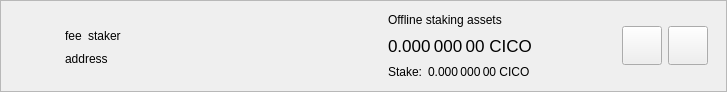
<?xml version="1.0" encoding="UTF-8"?>
<ui version="4.0">
 <class>DelegationItemWidget</class>
 <widget class="QWidget" name="DelegationItemWidget">
  <property name="geometry">
   <rect>
    <x>0</x>
    <y>0</y>
    <width>727</width>
    <height>92</height>
   </rect>
  </property>
  <property name="sizePolicy">
   <sizepolicy hsizetype="Preferred" vsizetype="Maximum">
    <horstretch>0</horstretch>
    <verstretch>0</verstretch>
   </sizepolicy>
  </property>
  <property name="windowTitle">
   <string>Form</string>
  </property>
  <layout class="QVBoxLayout" name="verticalLayout_2">
   <property name="spacing">
    <number>0</number>
   </property>
   <property name="leftMargin">
    <number>0</number>
   </property>
   <property name="topMargin">
    <number>0</number>
   </property>
   <property name="rightMargin">
    <number>0</number>
   </property>
   <property name="bottomMargin">
    <number>0</number>
   </property>
   <item>
    <widget class="QFrame" name="delegationItemFrame">
     <property name="frameShape">
      <enum>QFrame::StyledPanel</enum>
     </property>
     <property name="frameShadow">
      <enum>QFrame::Raised</enum>
     </property>
     <layout class="QHBoxLayout" name="horizontalLayout">
      <property name="topMargin">
       <number>0</number>
      </property>
      <property name="bottomMargin">
       <number>0</number>
      </property>
      <item>
       <widget class="QLabel" name="delegationLogo">
        <property name="sizePolicy">
         <sizepolicy hsizetype="Fixed" vsizetype="Fixed">
          <horstretch>0</horstretch>
          <verstretch>0</verstretch>
         </sizepolicy>
        </property>
        <property name="minimumSize">
         <size>
          <width>40</width>
          <height>40</height>
         </size>
        </property>
        <property name="alignment">
         <set>Qt::AlignCenter</set>
        </property>
       </widget>
      </item>
      <item>
       <widget class="QStackedWidget" name="stackedWidget">
        <property name="currentIndex">
         <number>0</number>
        </property>
        <widget class="QWidget" name="page">
         <layout class="QHBoxLayout" name="horizontalLayout_4">
          <item>
           <layout class="QHBoxLayout" name="horizontalLayout_3">
            <item>
             <layout class="QVBoxLayout" name="verticalLayout">
              <property name="rightMargin">
               <number>15</number>
              </property>
              <item>
               <spacer name="verticalSpacer_2">
                <property name="orientation">
                 <enum>Qt::Vertical</enum>
                </property>
                <property name="sizeHint" stdset="0">
                 <size>
                  <width>20</width>
                  <height>0</height>
                 </size>
                </property>
               </spacer>
              </item>
              <item alignment="Qt::AlignLeft">
               <widget class="QWidget" name="widgetDelegation" native="true">
                <property name="minimumSize">
                 <size>
                  <width>280</width>
                  <height>0</height>
                 </size>
                </property>
                <layout class="QHBoxLayout" name="horizontalLayout_2" stretch="0,0,1">
                 <property name="leftMargin">
                  <number>0</number>
                 </property>
                 <property name="topMargin">
                  <number>0</number>
                 </property>
                 <property name="rightMargin">
                  <number>0</number>
                 </property>
                 <property name="bottomMargin">
                  <number>0</number>
                 </property>
                 <item alignment="Qt::AlignLeft">
                  <widget class="QLabel" name="labelFee">
                   <property name="text">
                    <string>fee</string>
                   </property>
                   <property name="textInteractionFlags">
                    <set>Qt::LinksAccessibleByMouse|Qt::TextSelectableByMouse</set>
                   </property>
                  </widget>
                 </item>
                 <item alignment="Qt::AlignLeft">
                  <widget class="QLabel" name="labelStaker">
                   <property name="text">
                    <string>staker</string>
                   </property>
                   <property name="textInteractionFlags">
                    <set>Qt::LinksAccessibleByMouse|Qt::TextSelectableByMouse</set>
                   </property>
                  </widget>
                 </item>
                 <item>
                  <spacer name="horizontalSpacer">
                   <property name="orientation">
                    <enum>Qt::Horizontal</enum>
                   </property>
                   <property name="sizeType">
                    <enum>QSizePolicy::Minimum</enum>
                   </property>
                   <property name="sizeHint" stdset="0">
                    <size>
                     <width>0</width>
                     <height>20</height>
                    </size>
                   </property>
                  </spacer>
                 </item>
                </layout>
               </widget>
              </item>
              <item alignment="Qt::AlignLeft">
               <widget class="QLabel" name="labelAddress">
                <property name="text">
                 <string>address</string>
                </property>
                <property name="textInteractionFlags">
                 <set>Qt::LinksAccessibleByMouse|Qt::TextSelectableByMouse</set>
                </property>
               </widget>
              </item>
              <item>
               <spacer name="verticalSpacer">
                <property name="orientation">
                 <enum>Qt::Vertical</enum>
                </property>
                <property name="sizeHint" stdset="0">
                 <size>
                  <width>20</width>
                  <height>0</height>
                 </size>
                </property>
               </spacer>
              </item>
             </layout>
            </item>
            <item>
             <widget class="QWidget" name="vLineAssets" native="true">
              <property name="minimumSize">
               <size>
                <width>1</width>
                <height>0</height>
               </size>
              </property>
             </widget>
            </item>
            <item>
             <widget class="QWidget" name="widgetStakingAssets" native="true">
              <property name="sizePolicy">
               <sizepolicy hsizetype="Minimum" vsizetype="Preferred">
                <horstretch>0</horstretch>
                <verstretch>0</verstretch>
               </sizepolicy>
              </property>
              <layout class="QVBoxLayout" name="verticalLayout_3">
               <property name="leftMargin">
                <number>15</number>
               </property>
               <property name="topMargin">
                <number>0</number>
               </property>
               <property name="rightMargin">
                <number>15</number>
               </property>
               <property name="bottomMargin">
                <number>0</number>
               </property>
               <item>
                <widget class="QLabel" name="labelAssetsText">
                 <property name="text">
                  <string>Offline staking assets</string>
                 </property>
                 <property name="alignment">
                  <set>Qt::AlignLeading|Qt::AlignLeft|Qt::AlignVCenter</set>
                 </property>
                </widget>
               </item>
               <item>
                <widget class="QLabel" name="labelAssets">
                 <property name="font">
                  <font>
                   <pointsize>13</pointsize>
                  </font>
                 </property>
                 <property name="cursor">
                  <cursorShape>IBeamCursor</cursorShape>
                 </property>
                 <property name="toolTip">
                  <string>Your current spendable balance</string>
                 </property>
                 <property name="text">
                  <string notr="true">0.000 000 00 CICO</string>
                 </property>
                 <property name="alignment">
                  <set>Qt::AlignLeading|Qt::AlignLeft|Qt::AlignVCenter</set>
                 </property>
                 <property name="textInteractionFlags">
                  <set>Qt::LinksAccessibleByMouse|Qt::TextSelectableByMouse</set>
                 </property>
                </widget>
               </item>
               <item>
                <layout class="QHBoxLayout" name="horizontalLayout_6">
                 <property name="spacing">
                  <number>6</number>
                 </property>
                 <item>
                  <widget class="QLabel" name="labelStakeText">
                   <property name="sizePolicy">
                    <sizepolicy hsizetype="Maximum" vsizetype="Preferred">
                     <horstretch>0</horstretch>
                     <verstretch>0</verstretch>
                    </sizepolicy>
                   </property>
                   <property name="text">
                    <string>Stake:</string>
                   </property>
                   <property name="alignment">
                    <set>Qt::AlignLeading|Qt::AlignLeft|Qt::AlignVCenter</set>
                   </property>
                  </widget>
                 </item>
                 <item>
                  <widget class="QLabel" name="labelStake">
                   <property name="text">
                    <string>0.000 000 00 CICO</string>
                   </property>
                   <property name="alignment">
                    <set>Qt::AlignLeading|Qt::AlignLeft|Qt::AlignVCenter</set>
                   </property>
                   <property name="textInteractionFlags">
                    <set>Qt::LinksAccessibleByMouse|Qt::TextSelectableByMouse</set>
                   </property>
                  </widget>
                 </item>
                 <item>
                  <spacer name="horizontalSpacer_4">
                   <property name="orientation">
                    <enum>Qt::Horizontal</enum>
                   </property>
                   <property name="sizeType">
                    <enum>QSizePolicy::Minimum</enum>
                   </property>
                   <property name="sizeHint" stdset="0">
                    <size>
                     <width>0</width>
                     <height>0</height>
                    </size>
                   </property>
                  </spacer>
                 </item>
                </layout>
               </item>
              </layout>
             </widget>
            </item>
            <item>
             <spacer name="horizontalSpacer_2">
              <property name="orientation">
               <enum>Qt::Horizontal</enum>
              </property>
              <property name="sizeHint" stdset="0">
               <size>
                <width>193</width>
                <height>20</height>
               </size>
              </property>
             </spacer>
            </item>
            <item>
             <widget class="QToolButton" name="buttonSplit">
              <property name="text">
               <string/>
              </property>
              <property name="iconSize">
               <size>
                <width>32</width>
                <height>32</height>
               </size>
              </property>
             </widget>
            </item>
            <item>
             <widget class="QToolButton" name="buttonRemove">
              <property name="text">
               <string/>
              </property>
              <property name="iconSize">
               <size>
                <width>32</width>
                <height>32</height>
               </size>
              </property>
             </widget>
            </item>
           </layout>
          </item>
         </layout>
        </widget>
        <widget class="QWidget" name="page_2">
         <layout class="QHBoxLayout" name="horizontalLayout_5">
          <item>
           <widget class="QLabel" name="labelNewDelegation">
            <property name="text">
             <string>Add new delegations</string>
            </property>
           </widget>
          </item>
          <item>
           <spacer name="horizontalSpacer_3">
            <property name="orientation">
             <enum>Qt::Horizontal</enum>
            </property>
            <property name="sizeHint" stdset="0">
             <size>
              <width>408</width>
              <height>20</height>
             </size>
            </property>
           </spacer>
          </item>
          <item>
           <widget class="QToolButton" name="buttonRestore">
            <property name="text">
             <string/>
            </property>
            <property name="iconSize">
             <size>
              <width>32</width>
              <height>32</height>
             </size>
            </property>
           </widget>
          </item>
          <item>
           <widget class="QToolButton" name="buttonAdd">
            <property name="text">
             <string/>
            </property>
            <property name="iconSize">
             <size>
              <width>32</width>
              <height>32</height>
             </size>
            </property>
           </widget>
          </item>
         </layout>
        </widget>
       </widget>
      </item>
     </layout>
    </widget>
   </item>
  </layout>
 </widget>
 <resources/>
 <connections/>
</ui>
